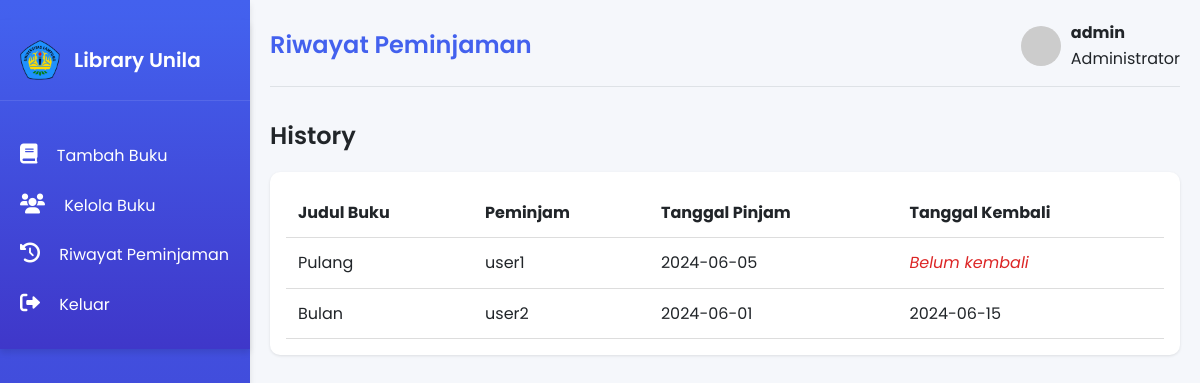
/admin/riwayat.php (signed in), run on the app's committed database.
### tables this page shows
CREATE TABLE `borrow_history` (
  `id` int NOT NULL,
  `user_id` int NOT NULL,
  `book_id` int NOT NULL,
  `borrow_date` date NOT NULL,
  `return_date` date DEFAULT NULL
);

CREATE TABLE `books` (
  `id` int NOT NULL,
  `title` varchar(255) NOT NULL,
  `author` varchar(100) NOT NULL,
  `genre` varchar(50) NOT NULL,
  `isbn` varchar(20) NOT NULL,
  `published_year` year NOT NULL,
  `description` text NOT NULL,
  `cover_image` varchar(255) DEFAULT 'default.jpg',
  `total_copies` int NOT NULL DEFAULT '1',
  `available_copies` int NOT NULL DEFAULT '1'
);

CREATE TABLE `users` (
  `id` int NOT NULL,
  `username` varchar(50) NOT NULL,
  `password` varchar(255) NOT NULL,
  `role` enum('admin','user') NOT NULL DEFAULT 'user'
);

### admin/riwayat.php (the view, shortened to what this page needs)
<?php
include '../connection.php';
$query = "
    SELECT bh.id, u.username, b.title, bh.borrow_date, bh.return_date
    FROM borrow_history bh
    JOIN users u ON bh.user_id = u.id
    JOIN books b ON bh.book_id = b.id
    ORDER BY bh.borrow_date DESC
";
$result = mysqli_query($conn, $query);
?>
<!DOCTYPE html>
<html lang="id">
<head>
    <link rel="stylesheet" href="css/main.css">
    <link rel="stylesheet" href="css/table.css">
    <link rel="stylesheet" href="https://cdnjs.cloudflare.com/ajax/libs/font-awesome/6.0.0-beta3/css/all.min.css">
</head>
<body>
    <div class="container">
        <div class="sidebar" id="sidebar-placeholder"></div>
        <div class="main-content">
            <div class="header">
                <h2>Riwayat Peminjaman</h2>
                <div class="user-info">
                    <img src="https://randomuser.me/api/portraits/men/41.jpg" alt="Admin">
                    <div>
                        <h4><?php echo htmlspecialchars($_SESSION['admin']); ?></h4>
                        <p>Administrator</p>
                    </div>
                </div>
            </div>
            <div class="content">
                <h3 class="section-title">History</h3>
                <div class="table-container">
                    <table class="table">
                        <thead>
                            <tr>
                                <th>Judul Buku</th>
                                <th>Peminjam</th>
                                <th>Tanggal Pinjam</th>
                                <th>Tanggal Kembali</th>
                            </tr>
                        </thead>
                        <tbody>
                            <?php while ($row = mysqli_fetch_assoc($result)): ?>
                                <tr>
                                    <td><?php echo htmlspecialchars($row['title']); ?></td>
                                    <td><?php echo htmlspecialchars($row['username']); ?></td>
                                    <td><?php echo htmlspecialchars($row['borrow_date']); ?></td>
                                    <td>
                                        <?php
                                        echo $row['return_date']
                                            ? htmlspecialchars($row['return_date'])
                                            : '<span style="color: #dc2626; font-style: italic;">Belum kembali</span>';
                                        ?>
                                    </td>
                                </tr>
                            <?php endwhile; ?>
                        </tbody>
                    </table>
                </div>
            </div>
        </div>
    </div>
</body>
</html>

### admin/css/main.css (style rules this page uses)
* { margin: 0; padding: 0; box-sizing: border-box; font-family: 'Poppins', sans-serif; }
:root { --primary: #4361ee; --secondary: #3f37c9; --success: #4cc9f0; --light: #f8f9fa; --dark: #212529; --gray: #6c757d; --light-gray: #e9ecef; --border: #dee2e6; --shadow: 0 4px 6px rgba(0, 0, 0, 0.1); --radius: 8px; }
body { background-color: #f5f7fb; color: var(--dark); line-height: 1.6; scrollbar-width: none; }
.container { display: flex; min-height: 100vh; }
.sidebar { width: 250px; background: linear-gradient(180deg, var(--primary), var(--secondary)); color: white; padding: 20px 0; box-shadow: var(--shadow); }
.main-content { flex: 1; padding: 20px; overflow-x: hidden; overflow-y: hidden; }
.header { display: flex; justify-content: space-between; align-items: center; margin-bottom: 30px; padding-bottom: 15px; border-bottom: 1px solid var(--border); }
.header h2 { color: var(--primary); font-weight: 600; }
.user-info { display: flex; align-items: center; }
.user-info img { width: 40px; height: 40px; border-radius: 50%; object-fit: cover; margin-right: 10px; }

### admin/css/table.css (style rules this page uses)
.section-title { font-size: 1.5rem; font-weight: 600; margin-bottom: 1rem; }
.table-container { overflow-x: auto; background: #fff; padding: 1rem; border-radius: 10px; box-shadow: 0 1px 3px rgba(0,0,0,0.1); }
.table { width: 100%; border-collapse: collapse; }
.table th, .table td { padding: 0.75rem; text-align: left; border-bottom: 1px solid #ddd; }

### data on the page
borrow_history: book.title "Pulang", user.username "user1", borrow_date "2024-06-05", shows "Belum kembali"
borrow_history: book.title "Bulan", user.username "user2", borrow_date "2024-06-01", return_date "2024-06-15"

### other printed values
$_SESSION['admin'] "admin"
